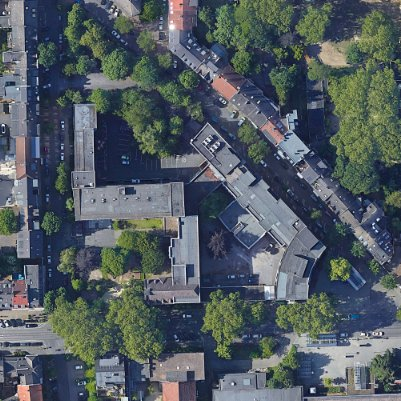
#> input picture deploy/luftbilder/building_1150_51.509577_7.455647.jpg, 401 x 401 px; its folder holds 4 pictures in this run
$ python analyze_all_roofs_parallel.py
#> lines starting #> are read from the running program, lines starting #| are printed output that depends on the picture
"""
Parallele Dach-Analyse aller Luftbilder mit Gemini 2.0 Flash
Nutzt mehrere Threads für schnellere Verarbeitung
"""

import json
import os
import time
from pathlib import Path
from datetime import datetime
from PIL import Image, ImageDraw, ImageFont
from dotenv import load_dotenv
import google.generativeai as genai
from concurrent.futures import ThreadPoolExecutor, as_completed
import threading

load_dotenv()

# Konfiguration
genai.configure(api_key=os.environ.get('GOOGLE_AI_API_KEY'))

LUFTBILDER_DIR = Path('data/final/dortmund/luftbilder')
OUTPUT_DIR = Path('data/final/dortmund/roof_analysis')
ANNOTATED_DIR = OUTPUT_DIR / 'annotated'
OUTPUT_DIR.mkdir(parents=True, exist_ok=True)
ANNOTATED_DIR.mkdir(parents=True, exist_ok=True)

RESULTS_FILE = OUTPUT_DIR / 'all_roofs_analysis.json'
PROGRESS_FILE = OUTPUT_DIR / 'analysis_progress.json'

# Parallele Worker (reduziert wegen Rate-Limits)
MAX_WORKERS = 1

# Thread-sichere Counter
lock = threading.Lock()
stats = {"success": 0, "error": 0, "processed": 0}

ANALYSIS_PROMPT = """Analysiere dieses Dach-Luftbild für PV-Installation.

NUR JSON ausgeben:
{"dach_typ":"Flachdach|Satteldach|Walmdach|Pultdach|Sheddach","material":"Ziegel|Beton|Metall|Bitumen|Kies|Schiefer","farbe":"rot|grau|schwarz|braun","zustand":"gut|mittel|schlecht","hindernisse_anzahl":0,"hindernisse_typen":[],"hat_solaranlage":false,"freie_flaeche_prozent":80,"pv_eignung":"hervorragend|sehr gut|gut|mittel|schlecht","geschaetzte_kw":100,"begruendung":"kurz"}"""


def load_progress():
    if PROGRESS_FILE.exists():
        with open(PROGRESS_FILE, 'r') as f:
            return set(json.load(f).get("processed", []))
    return set()


def load_results():
    if RESULTS_FILE.exists():
        with open(RESULTS_FILE, 'r', encoding='utf-8') as f:
            return json.load(f)
    return {}


def save_results(results):
    with open(RESULTS_FILE, 'w', encoding='utf-8') as f:
        json.dump(results, f, indent=2, ensure_ascii=False)


def save_progress(processed_set):
    with open(PROGRESS_FILE, 'w') as f:
        json.dump({"processed": list(processed_set)}, f)


def analyze_single_image(args):
    """Analysiert ein einzelnes Bild (für Thread) mit Retry bei 429"""
    img_path, model = args
    max_retries = 3

    for attempt in range(max_retries):
        try:
            image = Image.open(img_path)
#> image is the input picture: PIL image 401x401 RGB; mean R, G, B 81.6, 91.6, 97.7

            response = model.generate_content(
                [ANALYSIS_PROMPT, image],
                generation_config=genai.types.GenerationConfig(
                    temperature=0.1,
                    max_output_tokens=400
                )
            )

            content = response.text.strip()

            if "```json" in content:
                content = content.split("```json")[1].split("```")[0]
            elif "```" in content:
                content = content.split("```")[1].split("```")[0]

            result = json.loads(content.strip())
            result['image'] = img_path.name

            # Koordinaten aus Dateiname
            parts = img_path.stem.split('_')
            if len(parts) >= 3:
                try:
                    result['lat'] = float(parts[-2])
                    result['lon'] = float(parts[-1])
                except:
                    pass

            with lock:
                stats["success"] += 1
                stats["processed"] += 1

            return img_path.name, result, None

        except Exception as e:
            error_str = str(e)
            if "429" in error_str and attempt < max_retries - 1:
                # Rate limit - warte und versuche erneut
                time.sleep(30)
                continue

            with lock:
                stats["error"] += 1
                stats["processed"] += 1
            return img_path.name, None, error_str


# [70 lines left out: function create_annotated_image, not called in this run]


def main():
    print("=" * 70)
    print("GEMINI 2.0 - PARALLELE DACH-ANALYSE")
    print(f"Workers: {MAX_WORKERS}")
    print("=" * 70)

    # Modell laden
    model = genai.GenerativeModel('gemini-2.0-flash-exp')

    # Alle Bilder finden
    all_images = sorted(LUFTBILDER_DIR.glob('*.jpg'))  # ALLE Bilder
    total = len(all_images)
    print(f"\nGefunden: {total} Bilder (erste 10)")

    # Bereits verarbeitete überspringen
    processed = load_progress()
    results = load_results()

    to_process = [img for img in all_images if img.name not in processed]

    if len(processed) > 0:
        print(f"Bereits analysiert: {len(processed)} (Resume-Modus)")

    print(f"Zu verarbeiten: {len(to_process)}")
    print(f"Geschätzte Zeit: ~{len(to_process) / MAX_WORKERS * 2 / 60:.1f} Minuten")
    print("-" * 70)

    if not to_process:
        print("Alle Bilder bereits analysiert!")
        return

    start_time = time.time()

    # Parallel verarbeiten
    with ThreadPoolExecutor(max_workers=MAX_WORKERS) as executor:
        # Tasks erstellen
        futures = {
            executor.submit(analyze_single_image, (img, model)): img
            for img in to_process
        }
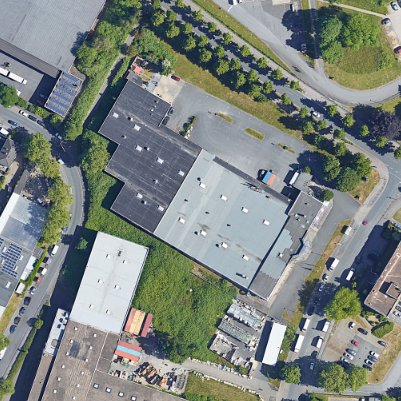
#> input picture deploy/luftbilder/building_1152_51.519911_7.417893.jpg, 401 x 401 px
#> in analyze_single_image, image is the input picture: PIL image 401x401 RGB; mean R, G, B 125, 132.2, 127.1
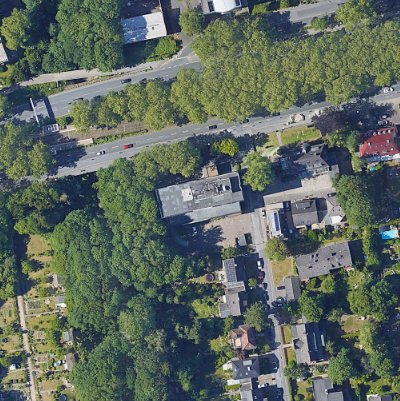
#> input picture deploy/luftbilder/building_1225_51.502502_7.492998.jpg, 400 x 401 px
#> in analyze_single_image, image is the input picture: PIL image 400x401 RGB; mean R, G, B 93.9, 104.9, 95.2
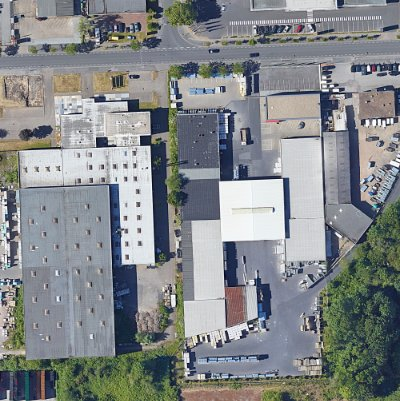
#> input picture deploy/luftbilder/building_1477_51.534512_7.470551.jpg, 400 x 401 px
#> in analyze_single_image, image is the input picture: PIL image 400x401 RGB; mean R, G, B 131.5, 135.5, 137.1

        # Ergebnisse sammeln
        for future in as_completed(futures):
            img_name, result, error = future.result()

            if result:
                results[img_name] = result
                processed.add(img_name)
                status = f"✓ {result.get('dach_typ', '?')[:10]} / {result.get('pv_eignung', '?')}"
            else:
                status = f"❌ {error[:30]}"

            # Fortschritt anzeigen
            elapsed = time.time() - start_time
            rate = stats["processed"] / elapsed if elapsed > 0 else 0
            remaining = (len(to_process) - stats["processed"]) / rate / 60 if rate > 0 else 0

            print(f"[{stats['processed']}/{len(to_process)}] {img_name[:40]}... {status} (ETA: {remaining:.1f}min)")

            # Regelmäßig speichern
            if stats["processed"] % 50 == 0:
                save_results(results)
                save_progress(processed)

            # Pause um Rate-Limits zu vermeiden (Free Tier: 15 RPM)
            time.sleep(5)

    # Final speichern
    save_results(results)
    save_progress(processed)

    elapsed_total = time.time() - start_time

    print("\n" + "=" * 70)
    print("ANALYSE ABGESCHLOSSEN")
    print("=" * 70)
    print(f"Erfolgreich: {stats['success']}")
    print(f"Fehler: {stats['error']}")
    print(f"Zeit: {elapsed_total/60:.1f} Minuten")
    print(f"Geschwindigkeit: {stats['processed']/elapsed_total:.1f} Bilder/Sekunde")
    print(f"Kosten: ~${len(results) * 0.001:.2f}")
    print(f"\nErgebnisse: {RESULTS_FILE}")

    # Statistiken
    if results:
        dach_typen = {}
        materialien = {}
        eignungen = {}

        for r in results.values():
            dt = r.get('dach_typ', 'Unbekannt')
            dach_typen[dt] = dach_typen.get(dt, 0) + 1

            mat = r.get('material', 'Unbekannt')
            materialien[mat] = materialien.get(mat, 0) + 1

            eig = r.get('pv_eignung', 'Unbekannt')
            eignungen[eig] = eignungen.get(eig, 0) + 1

        print("\n📊 STATISTIKEN:")
        print(f"Dachtypen: {dict(sorted(dach_typen.items(), key=lambda x: -x[1]))}")
        print(f"Materialien: {dict(sorted(materialien.items(), key=lambda x: -x[1]))}")
        print(f"PV-Eignung: {dict(sorted(eignungen.items(), key=lambda x: -x[1]))}")


if __name__ == "__main__":
    main()
